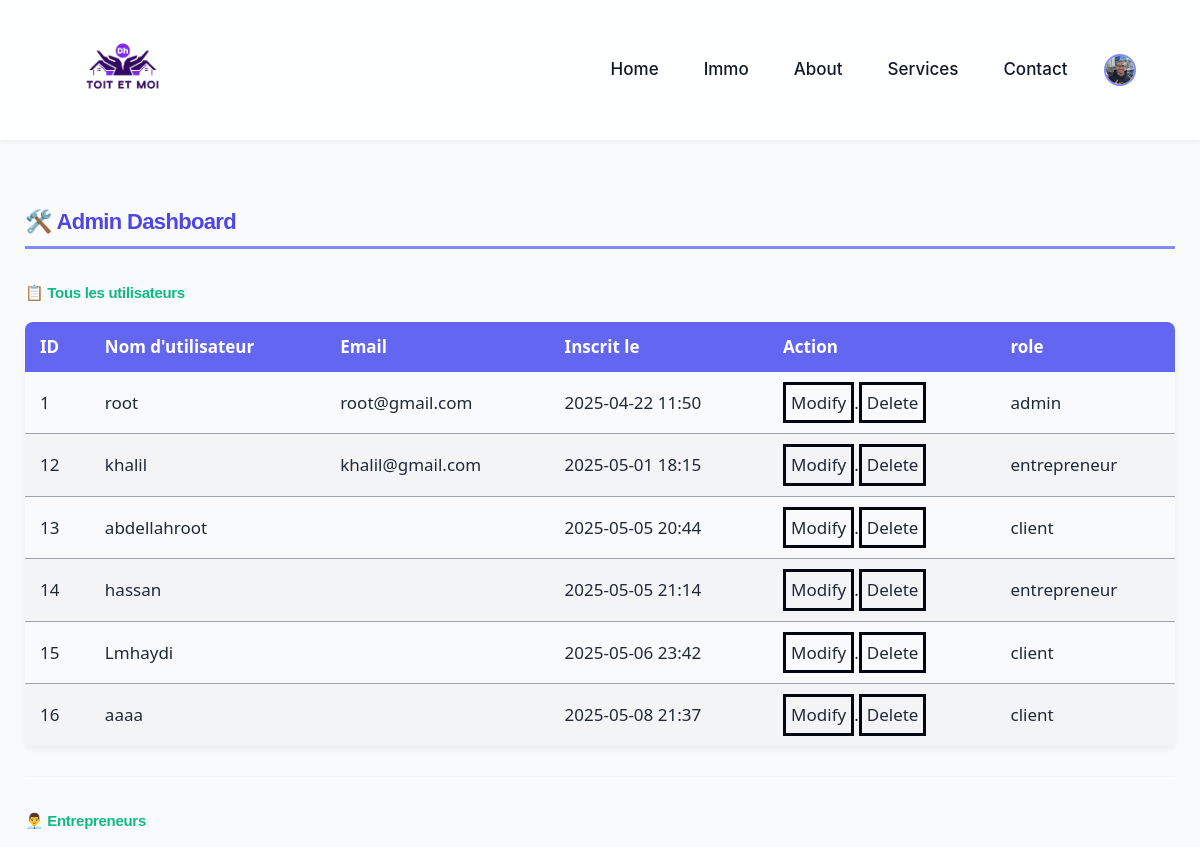
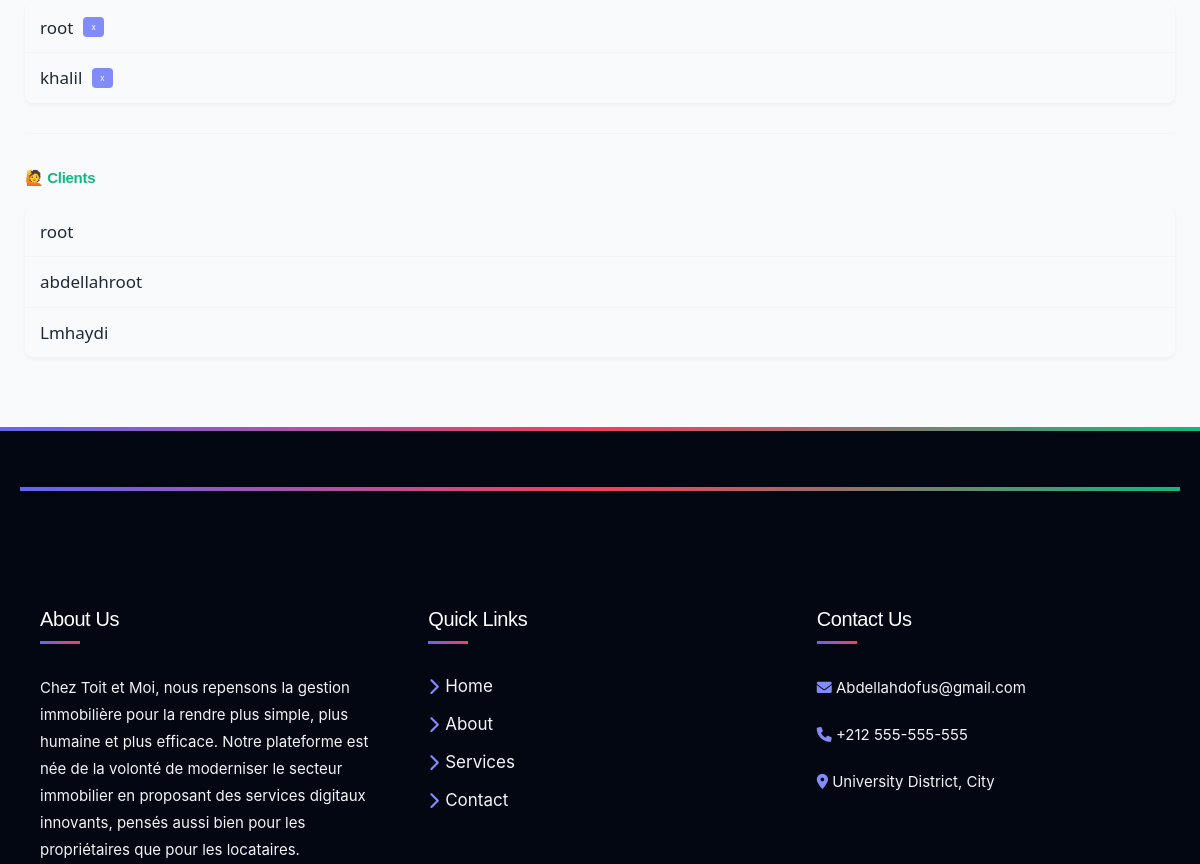
The app's page /dash/ (signed in, upper part), older data (2 pictures, top to bottom).
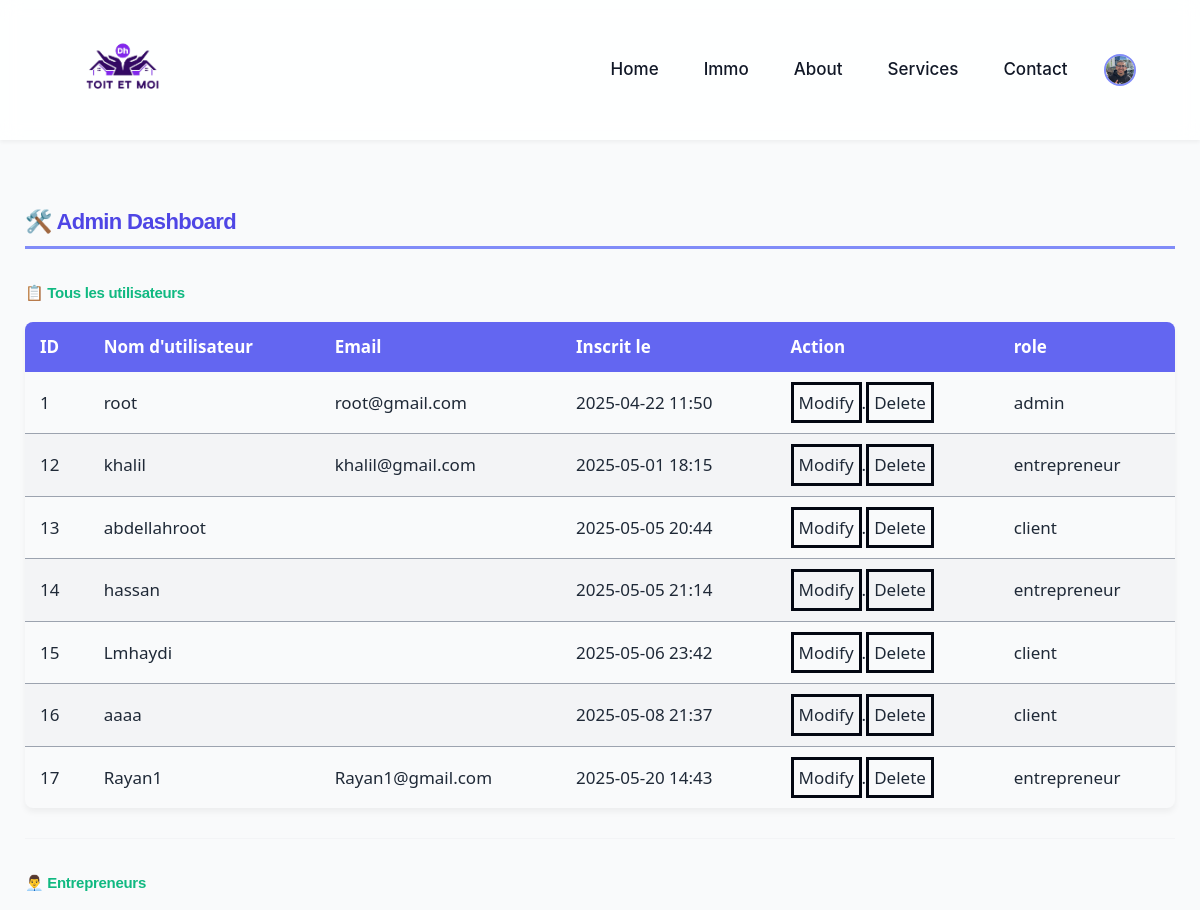
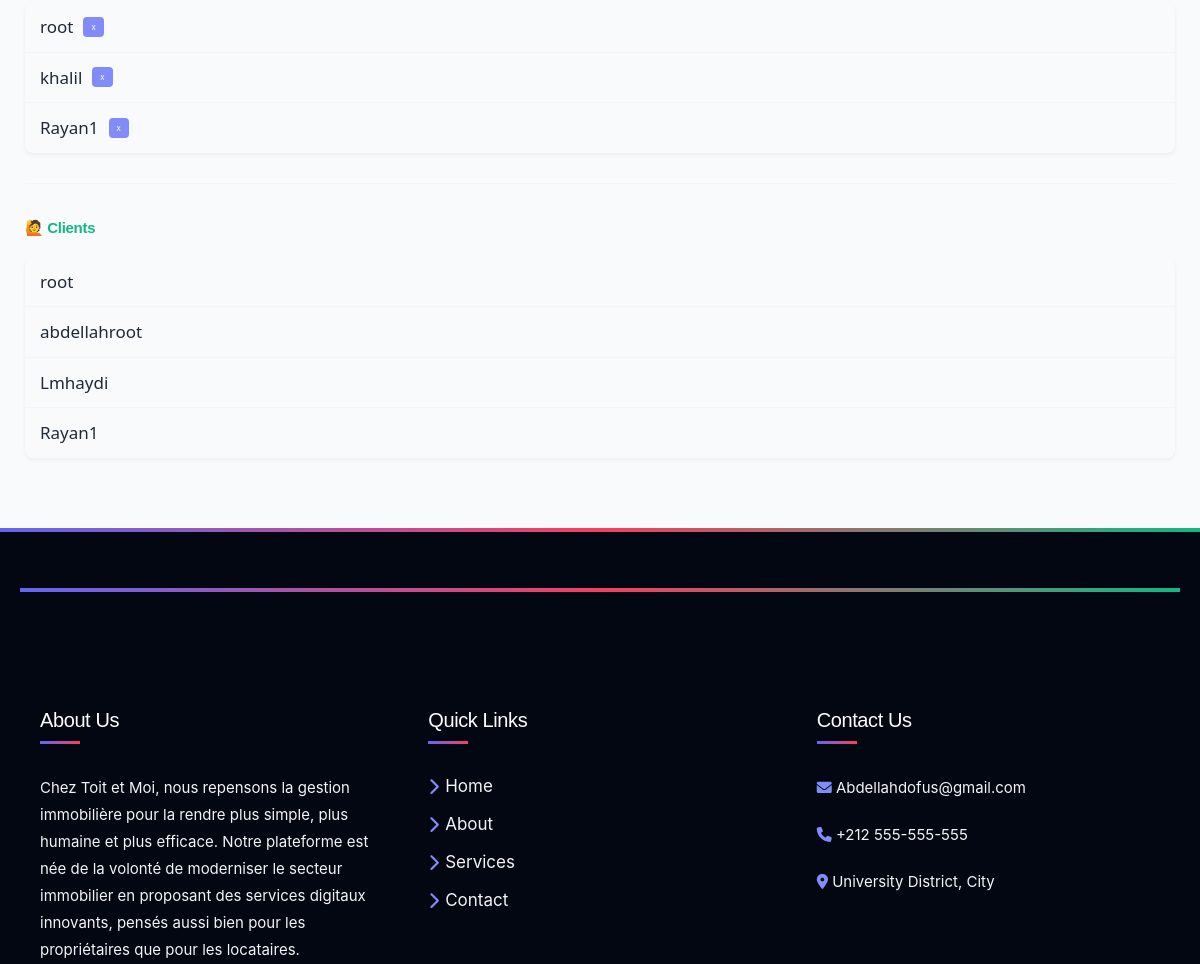
The same page, newer data (2 pictures, top to bottom).
### app/models.py (models this page shows)
class CustomUser(AbstractUser):
    status = [
        ('entrepreneur', 'entrepreneur'),
        ('client', ' client'),
        ('admin','admin'),
        ('visiteur','visiteur')
    ]
    status = models.CharField(max_length=50, default='visiteur', choices=status)
    profile_picture = models.ImageField(upload_to='locataire_profile_pics/',default='locataire_profile_pics/car-rental-vector-13423582.png', null=True, blank=True)
    phone_number = models.CharField(max_length=15, null=True, blank=True)
    date_of_birth = models.DateField(null=True, blank=True)
    address = models.CharField(max_length=255, null=True, blank=True)
    Carteid= models.CharField(max_length=100, null=True, blank=True)

class entrepreneur(models.Model):
    user = models.ForeignKey(CustomUser,on_delete=models.CASCADE,primary_key=True)
    entreprise=models.CharField(max_length=50, default='x')

class client(models.Model):
    user = models.ForeignKey(CustomUser,on_delete=models.CASCADE,primary_key=True)
    bio = models.TextField(null=True, blank=True)

### app/views.py (the view)
# urls.py: path('dash/', views.dash, name='Dashboard'),
@staff_member_required(login_url='/login/')
def dash(request):
    users = CustomUser.objects.all()
    clients = client.objects.all()
    entrepreneurs = entrepreneur.objects.all()
    reservations = Reservation.objects.all()
    return render(request, 'adminp/dash.html', {
        'users': users,
        'clients': clients,
        'entrepreneurs': entrepreneurs,
        'reservations':reservations,
    })

### templates/adminp/dash.html (shortened to what this page needs)
{% extends "base.html" %}
{% block content %}
<div class="admin-container">
  <h1>🛠️ Admin Dashboard</h1>
  <h2>📋 Tous les utilisateurs</h2>
  <table class="data-table">
    <thead>
      <tr>
        <th>ID</th>
        <th>Nom d'utilisateur</th>
        <th>Email</th>
        <th>Inscrit le</th>
        <th>Action</th>
        <th>role</th>
      </tr>
    </thead>
    <tbody>
      {% for user in users %}
      <tr>
        <td>{{ user.id }}</td>
        <td>{{ user.username }}</td>
        <td>{{ user.email }}</td>
        <td>{{ user.date_joined|date:"Y-m-d H:i" }}</td>
        <td><button style="border: #030712 solid;padding:5px 5px 5px 5px;text-decoration: none ;"><a href="">Modify</a></button>.<button style="border: #030712 solid;padding:5px 5px 5px 5px ;text-decoration: none ;"><a href="">Delete</a></button></td>
        <td>{{ user.status }}</td>
      </tr>
      {% endfor %}
    </tbody>
  </table>
    <div class="section-divider"></div>
    <h2>👨‍💼 Entrepreneurs</h2>
    <ul class="data-list">
        {% for e in entrepreneurs %}
        <li>{{ e.user.username }} <span class="company-badge">{{ e.entreprise }}</span></li>
        {% empty %}
        <li class="empty-list">Aucun entrepreneur</li>
        {% endfor %}
    </ul>
    <div class="section-divider"></div>
    <h2>🙋 Clients</h2>
    <ul class="data-list">
        {% for c in clients %}
        <li>{{ c.user.username }}</li>
        {% empty %}
        <li class="empty-list">Aucun client</li>
        {% endfor %}
    </ul>
{% endblock content %}

### templates/base.html (shortened to what this page needs)
{% load static %}
<!DOCTYPE html>
<html lang="en">
<head>
    <link rel="stylesheet" href="https://cdnjs.cloudflare.com/ajax/libs/font-awesome/6.0.0/css/all.min.css">
    <script src="https://cdn.tailwindcss.com"></script>
<link rel="stylesheet" href="https://cdn.jsdelivr.net/npm/flatpickr/dist/flatpickr.min.css">
    <link href="https://cdn.jsdelivr.net/npm/bootstrap@5.3.5/dist/css/bootstrap.min.css" rel="stylesheet">
</head>
<body>
  <body>
    <nav class="navbar">
        <div class="logo">
          <a href="{% url 'SayHello' %}">
            <img src="\media\photos\25\04\25\logo.png" alt="Toit et Moi">
          </a>
        </div>
        <ul class="nav-links" id="nav-links">
            <li><a href="{% url 'SayHello' %}">Home</a></li>
            <li><a href="{% url 'Products' %}">Immo</a></li>
            <li><a href="{% url 'Settings' %}">About</a></li>
            <li><a href="{% url 'Services' %}">Services</a></li>
            <li><a href="{% url 'Contact' %}">Contact</a></li>
            {% if user.is_authenticated %}
            <li class="relative">
              <a href="javascript:void(0)" id="profile-menu-toggle">
                <img src="{{ request.user.profile_picture.url }}"  alt="Profile Picture" class="w-12 h-12 rounded-full border-2 border-primary-light">
              </a>
          </li>
            {% else %}
            <li><a href="{% url 'Loginpage' %}">Login</a></li>
            <li><a href="{% url 'Register' %}">Register</a></li>
            {% endif %}
        </ul>
    </nav>
    <main>
        {% block content %}{% endblock content %}
    </main>
    <footer>
        <div class="footer-container">
          <footer>
            <div class="footer-container">
                <section class="footer-section">
                    <h4>About Us</h4>
                    <p>Chez Toit et Moi, nous repensons la gestion immobilière pour la rendre plus simple, plus humaine et plus efficace. Notre plateforme est née de la volonté de moderniser le secteur immobilier en proposant des services digitaux innovants, pensés aussi bien pour les propriétaires que pour les locataires.</p>
                </section>
                <section class="footer-section">
                    <h4>Quick Links</h4>
                    <ul>
                        <li><a href="{% url 'SayHello' %}"><i class="fas fa-chevron-right"></i> Home</a></li>
                        <li><a href="{% url 'Settings' %}"><i class="fas fa-chevron-right"></i> About</a></li>
                        <li><a href="{% url 'Services' %}"><i class="fas fa-chevron-right"></i> Services</a></li>
                        <li><a href="{% url 'Contact' %}"><i class="fas fa-chevron-right"></i> Contact</a></li>
                    </ul>
                </section>
                <section class="footer-section">
                    <h4>Contact Us</h4>
                    <p><i class="fas fa-envelope"></i> <a href="mailto:Abdellahdofus@gmail.com">Abdellahdofus@gmail.com</a></p>
                    <p><i class="fas fa-phone"></i> +212 555-555-555</p>
                    <p><i class="fas fa-map-marker-alt"></i> University District, City</p>
                </section>
            </div>
        </footer>
        </div>
    </footer>
</head>

Row changes from the older to the newer data that the page shows:
added CustomUser: id "17", username "Rayan1", email "Rayan1@gmail.com", date_joined "2025-05-20 14:43", status "entrepreneur"
added entrepreneur: user.username "Rayan1", entreprise "x"
added client: user.username "Rayan1"
